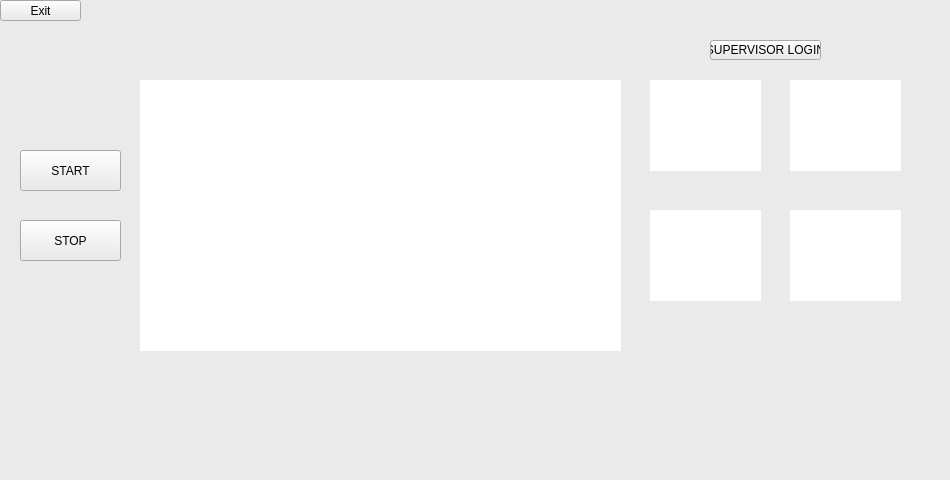
<?xml version="1.0" encoding="UTF-8"?>
<ui version="4.0">
 <class>MainWindow</class>
 <widget class="QMainWindow" name="MainWindow">
  <property name="geometry">
   <rect>
    <x>0</x>
    <y>0</y>
    <width>950</width>
    <height>480</height>
   </rect>
  </property>
  <property name="windowTitle">
   <string>MainWindow</string>
  </property>
  <property name="styleSheet">
   <string notr="true">
background-color: rgb(234, 234, 234);</string>
  </property>
  <widget class="QWidget" name="centralwidget">
   <widget class="QPushButton" name="pushButton3_1">
    <property name="geometry">
     <rect>
      <x>710</x>
      <y>40</y>
      <width>111</width>
      <height>20</height>
     </rect>
    </property>
    <property name="text">
     <string>SUPERVISOR LOGIN</string>
    </property>
   </widget>
   <widget class="QWidget" name="widget_1" native="true">
    <property name="geometry">
     <rect>
      <x>140</x>
      <y>80</y>
      <width>481</width>
      <height>271</height>
     </rect>
    </property>
    <property name="styleSheet">
     <string notr="true">background-color: rgb(255, 255, 255);</string>
    </property>
   </widget>
   <widget class="QWidget" name="widget_4" native="true">
    <property name="geometry">
     <rect>
      <x>650</x>
      <y>210</y>
      <width>111</width>
      <height>91</height>
     </rect>
    </property>
    <property name="styleSheet">
     <string notr="true">background-color: rgb(255, 255, 255);</string>
    </property>
   </widget>
   <widget class="QPushButton" name="pushButtonST">
    <property name="geometry">
     <rect>
      <x>20</x>
      <y>220</y>
      <width>101</width>
      <height>41</height>
     </rect>
    </property>
    <property name="text">
     <string>STOP</string>
    </property>
   </widget>
   <widget class="QWidget" name="widget_3" native="true">
    <property name="geometry">
     <rect>
      <x>790</x>
      <y>80</y>
      <width>111</width>
      <height>91</height>
     </rect>
    </property>
    <property name="styleSheet">
     <string notr="true">background-color: rgb(255, 255, 255);</string>
    </property>
   </widget>
   <widget class="QPushButton" name="pushButtonS">
    <property name="geometry">
     <rect>
      <x>20</x>
      <y>150</y>
      <width>101</width>
      <height>41</height>
     </rect>
    </property>
    <property name="text">
     <string>START</string>
    </property>
   </widget>
   <widget class="QWidget" name="widget_2" native="true">
    <property name="geometry">
     <rect>
      <x>650</x>
      <y>80</y>
      <width>111</width>
      <height>91</height>
     </rect>
    </property>
    <property name="styleSheet">
     <string notr="true">background-color: rgb(255, 255, 255);</string>
    </property>
   </widget>
   <widget class="QPushButton" name="pushButton_2">
    <property name="geometry">
     <rect>
      <x>0</x>
      <y>0</y>
      <width>81</width>
      <height>21</height>
     </rect>
    </property>
    <property name="text">
     <string>Exit</string>
    </property>
   </widget>
   <widget class="QWidget" name="widget_5" native="true">
    <property name="geometry">
     <rect>
      <x>790</x>
      <y>210</y>
      <width>111</width>
      <height>91</height>
     </rect>
    </property>
    <property name="styleSheet">
     <string notr="true">background-color: rgb(255, 255, 255);</string>
    </property>
   </widget>
  </widget>
  <widget class="QMenuBar" name="menubar">
   <property name="geometry">
    <rect>
     <x>0</x>
     <y>0</y>
     <width>950</width>
     <height>21</height>
    </rect>
   </property>
  </widget>
  <widget class="QStatusBar" name="statusbar"/>
 </widget>
 <resources/>
 <connections/>
</ui>
